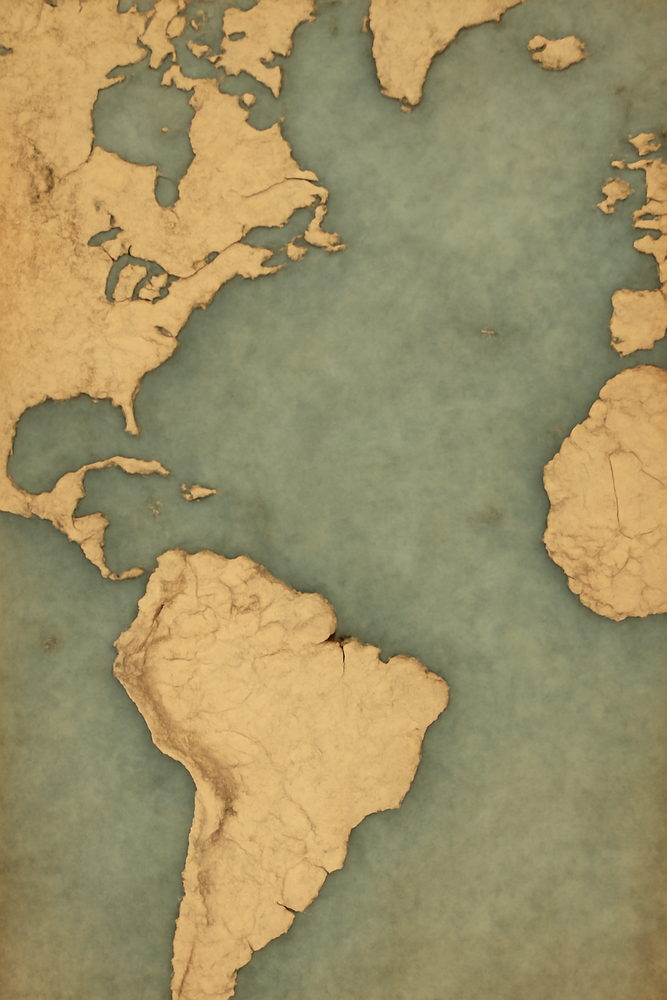
#> input picture frontend/assets/images/compagnie-map.png, 667 x 1000 px, shrunk from 1024 x 1536 before the run, found by its file name
$ python gen_compagnie_mask.py
#> lines starting #> are read from the running program, lines starting #| are printed output that depends on the picture; after the words box and inside, x2 and y2 are one past the last pixel; in counts of white or black regions, pixels touching at a corner belong together
"""Generate land mask for COMPAGNIE Atlantic map (50x50, with coast detection)."""
from PIL import Image
import numpy as np

img = Image.open("/app/frontend/assets/images/compagnie-map.png").convert('RGB')
#> img is the input picture: PIL image 667x1000 RGB; mean R, G, B 157.8, 144.7, 102.2
arr = np.array(img)
h, w = arr.shape[:2]
#> h = 1000; w = 667
print(f"Size: {w}x{h}")
#| Size: 667x1000

r = arr[:,:,0].astype(float)
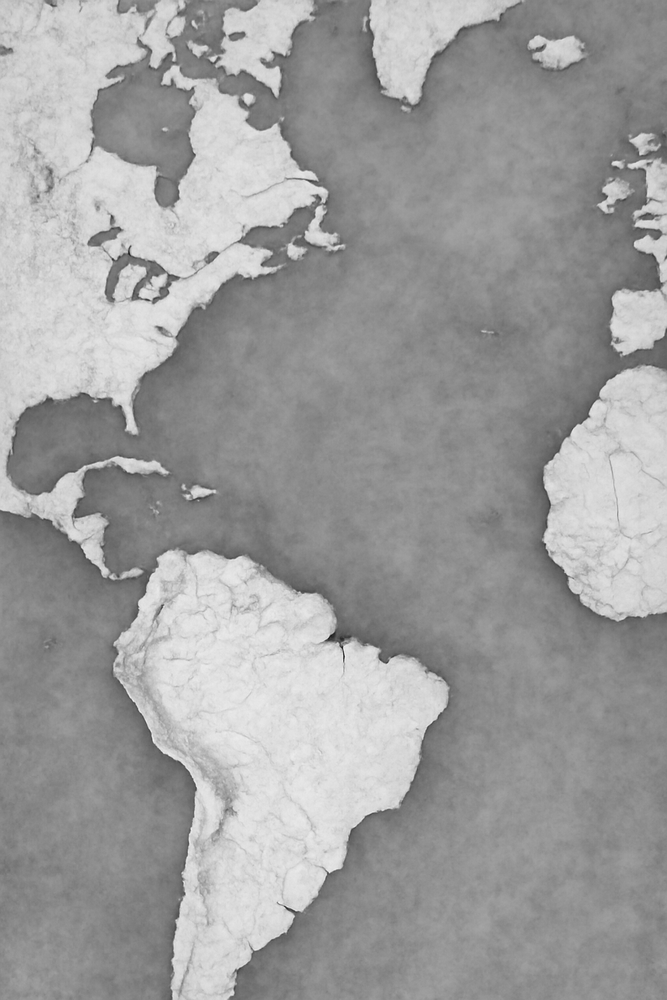
#> r: shape (1000, 667) float64; min 25, max 247, mean 157.8
g = arr[:,:,1].astype(float)
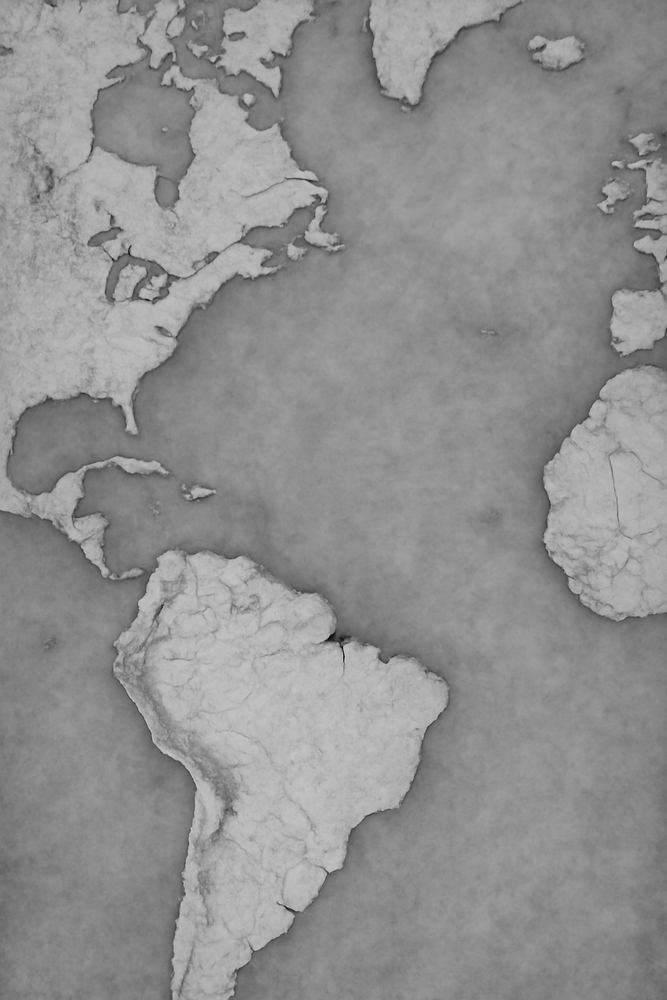
#> g: shape (1000, 667) float64; min 3, max 209, mean 144.7
b = arr[:,:,2].astype(float)
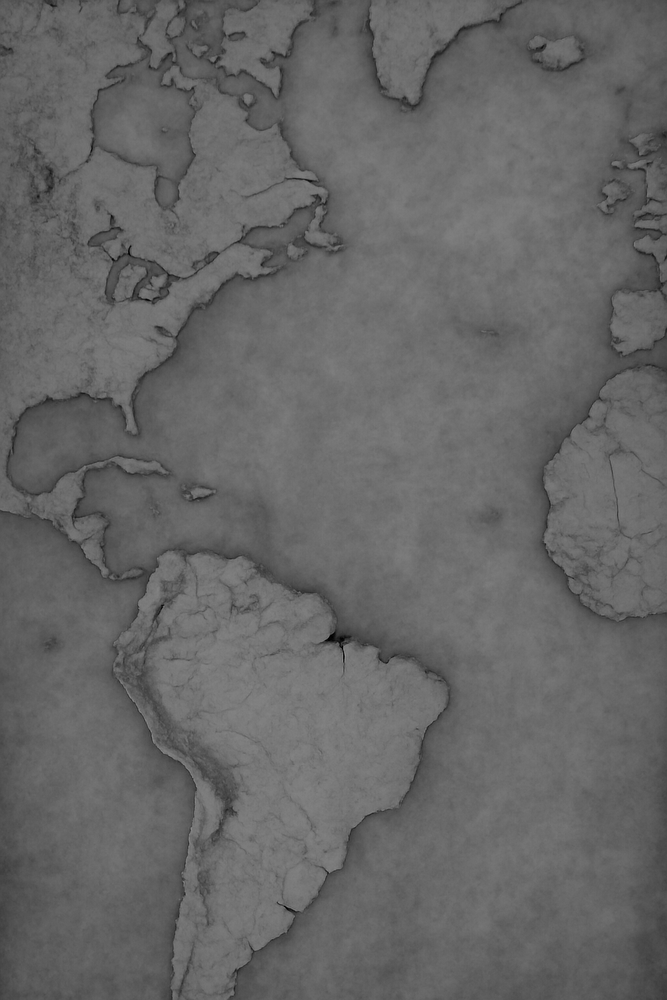
#> b: shape (1000, 667) float64; min 0, max 150, mean 102.2

# Land = bright AND yellowish (R > B + delta)
land_mask = (r - b > 50) & (r > 160)
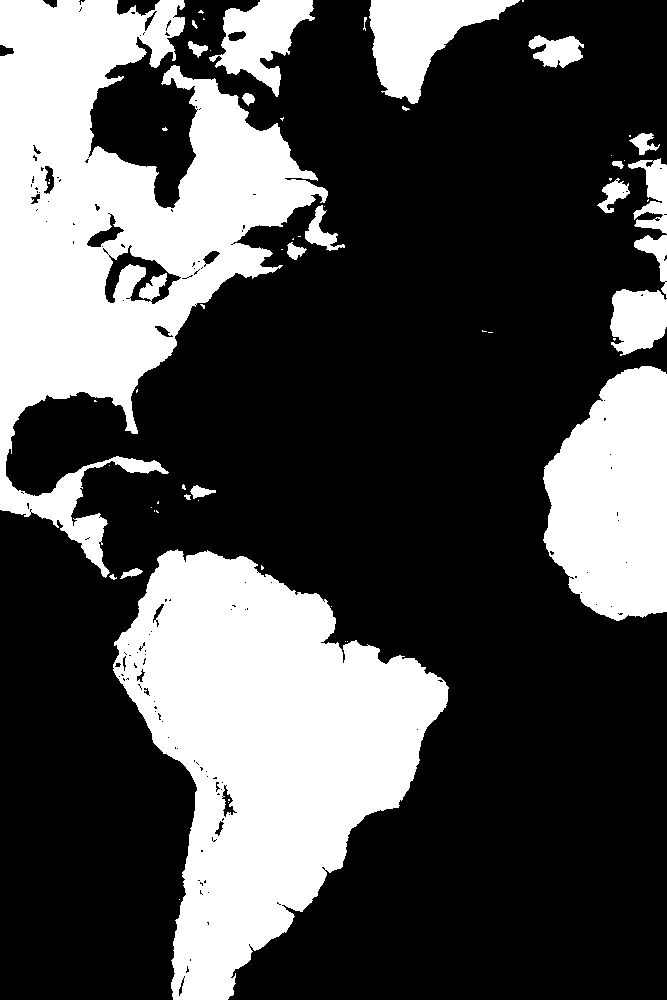
#> land_mask: shape (1000, 667) bool; 31.4% white; 60 white regions (37 under 20 px), largest, box (x1, y1, x2, y2) and area: (0, 0, 328, 578) 82250, (113, 549, 449, 1000) 81048, (543, 366, 667, 621) 24535
print(f"Land pixels: {land_mask.sum()} / {h*w} = {land_mask.mean()*100:.1f}%")
#| Land pixels: 209379 / 667000 = 31.4%

GRID = 50
grid = np.zeros((GRID, GRID), dtype=int)
for gy in range(GRID):
    for gx in range(GRID):
        y1 = int(gy * h / GRID)
        y2 = int((gy + 1) * h / GRID)
        x1 = int(gx * w / GRID)
        x2 = int((gx + 1) * w / GRID)
        pct = land_mask[y1:y2, x1:x2].mean()
        grid[gy, gx] = 1 if pct > 0.5 else 0
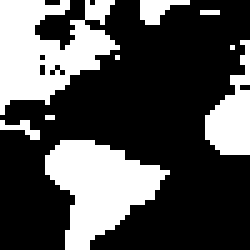
#> grid: shape (50, 50) int64 (shown 5 times larger); values 0 (black) and 1 (white), 31.5% white; 9 white regions (5 under 20 px), largest, box (x1, y1, x2, y2) and area: (0, 0, 24, 23) 319, (9, 28, 34, 50) 305, (41, 8, 50, 31) 114, (28, 0, 38, 5) 28

# Print visual
print("\n=== COMPAGNIE LAND MASK ===")
for gy in range(GRID):
    row = ""
    for gx in range(GRID):
        row += "█" if grid[gy, gx] else "·"
    print(f"{row}  y={gy/50:.2f}")

# Generate coast mask: cells that are sea adjacent to land (within distance 1)
print("\n=== COAST MASK (sea cells adjacent to land) ===")
coast = np.zeros((GRID, GRID), dtype=int)
for gy in range(GRID):
    for gx in range(GRID):
        if grid[gy, gx] == 1:  # is land
            continue
        # check 8 neighbours for land
        for dy in [-1, 0, 1]:
            for dx in [-1, 0, 1]:
                ny, nx = gy + dy, gx + dx
                if 0 <= ny < GRID and 0 <= nx < GRID and grid[ny, nx] == 1:
                    coast[gy, gx] = 1
                    break
            if coast[gy, gx]:
                break
for gy in range(GRID):
    row = ""
    for gx in range(GRID):
        if grid[gy, gx]:
            row += "·"
        elif coast[gy, gx]:
            row += "C"
        else:
            row += " "
    print(f"{row}")

print("\n// === COMPAGNIE LAND MASK ===")
print("const COMPAGNIE_LAND_MASK: string[] = [")
for gy in range(GRID):
    row = ""
    for gx in range(GRID):
        row += "1" if grid[gy, gx] else "0"
    print(f'  "{row}",')
print("];")

print("\n// === COMPAGNIE COAST MASK (sea cells adjacent to land) ===")
print("const COMPAGNIE_COAST_MASK: string[] = [")
for gy in range(GRID):
    row = ""
    for gx in range(GRID):
        row += "1" if coast[gy, gx] else "0"
    print(f'  "{row}",')
print("];")

$ run again, with frontend/assets/images/afnord-map-center.png copied over frontend/assets/images/compagnie-map.png
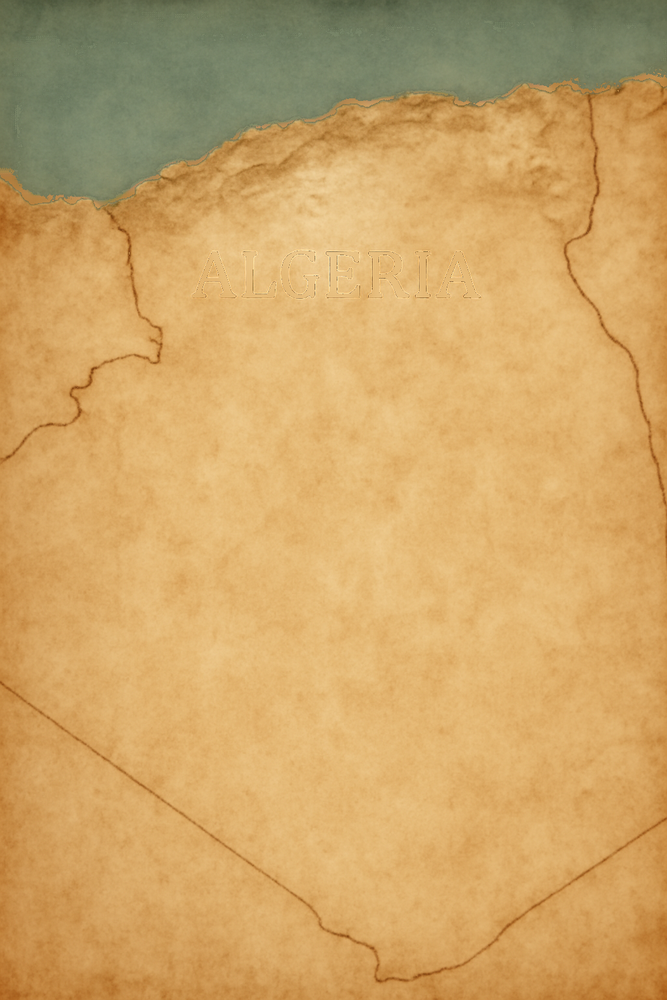
#> input picture frontend/assets/images/afnord-map-center.png, 667 x 1000 px, shrunk from 1024 x 1536 before the run, found by its file name
#> img is the input picture: PIL image 667x1000 RGB; mean R, G, B 205.7, 165.2, 102.9
#| Size: 667x1000
#> `land_mask = (r - b > 50) & (r > 160)`:
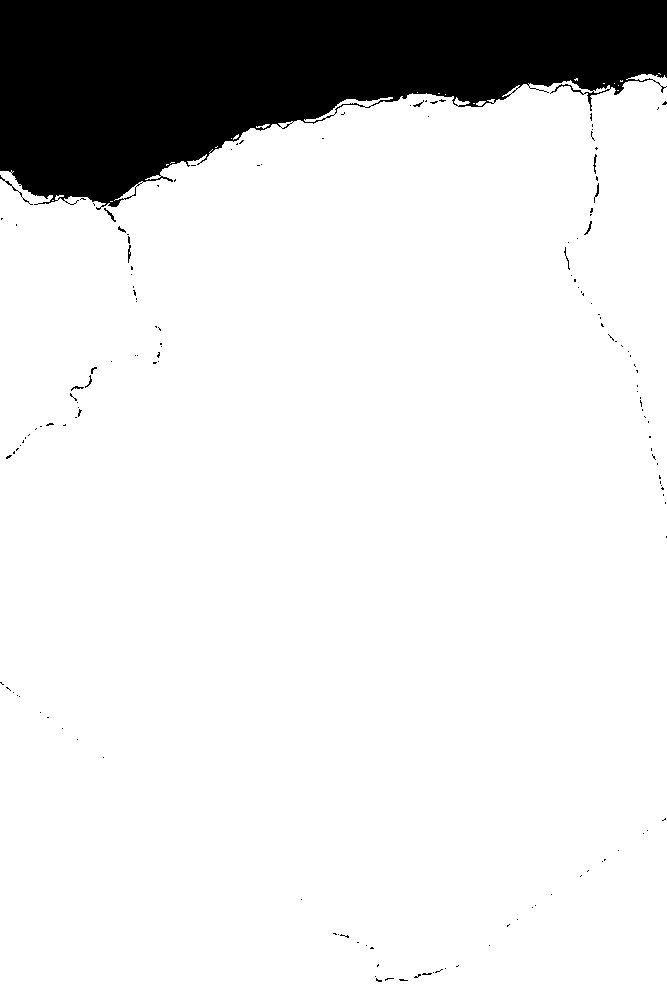
#> land_mask: shape (1000, 667) bool; 87% white; 154 black regions (142 under 20 px), largest, box (x1, y1, x2, y2) and area: (0, 0, 667, 210) 85732, (0, 175, 33, 205) 65, (104, 208, 116, 222) 39
#| Land pixels: 580315 / 667000 = 87.0%
#> after the loop `for gy in range(GRID):`:
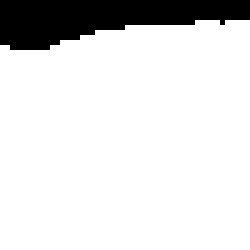
#> grid: shape (50, 50) int64 (shown 5 times larger); values 0 (black) and 1 (white), 87.2% white; 1 black region, box (x1, y1, x2, y2) and area: (0, 0, 50, 10) 320

$ run again, with frontend/assets/images/afnord-map-right.png copied over frontend/assets/images/compagnie-map.png
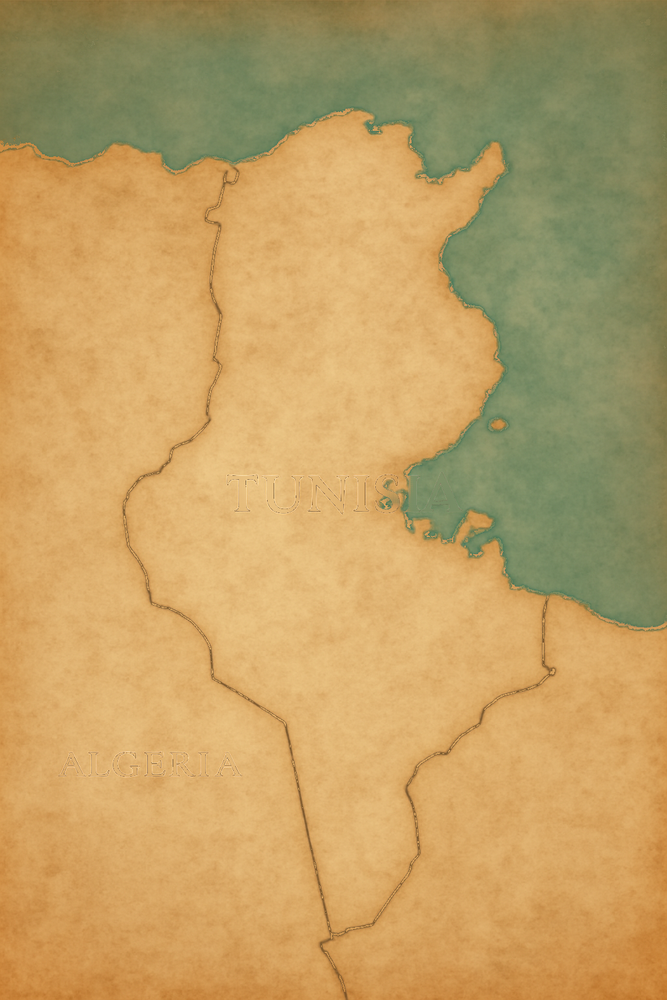
#> input picture frontend/assets/images/afnord-map-right.png, 667 x 1000 px, shrunk from 1024 x 1536 before the run, found by its file name
#> img is the input picture: PIL image 667x1000 RGB; mean R, G, B 192.4, 159.6, 100.2
#| Size: 667x1000
#> `land_mask = (r - b > 50) & (r > 160)`:
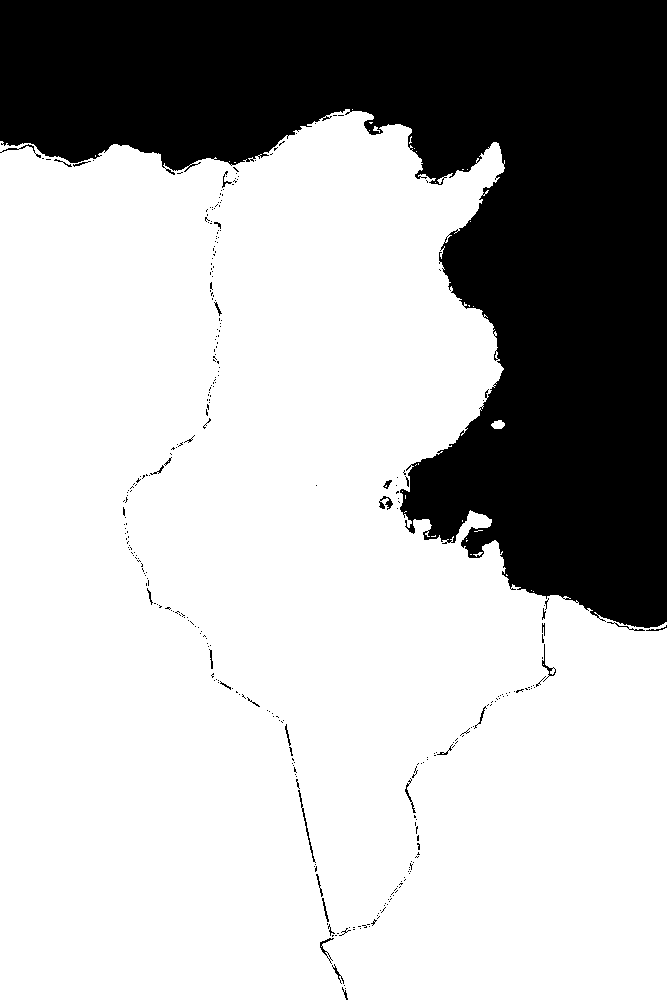
#> land_mask: shape (1000, 667) bool; 71.1% white; 341 black regions (309 under 20 px), largest, box (x1, y1, x2, y2) and area: (0, 0, 667, 628) 190418, (298, 790, 316, 863) 126, (379, 496, 393, 510) 93
#| Land pixels: 474333 / 667000 = 71.1%
#> after the loop `for gy in range(GRID):`:
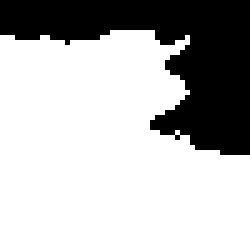
#> grid: shape (50, 50) int64 (shown 5 times larger); values 0 (black) and 1 (white), 71.5% white; 1 black region, box (x1, y1, x2, y2) and area: (0, 0, 50, 31) 712
